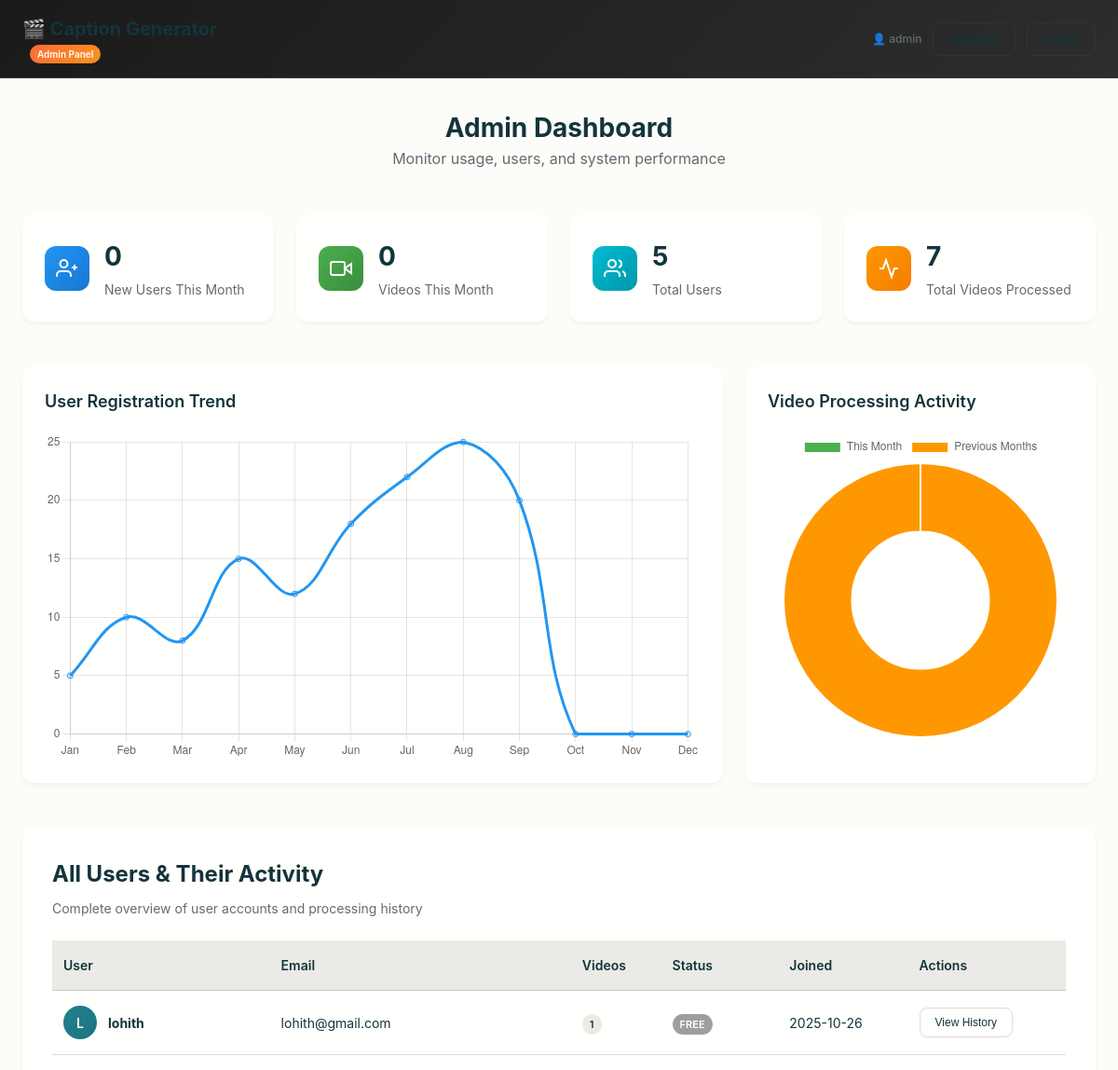
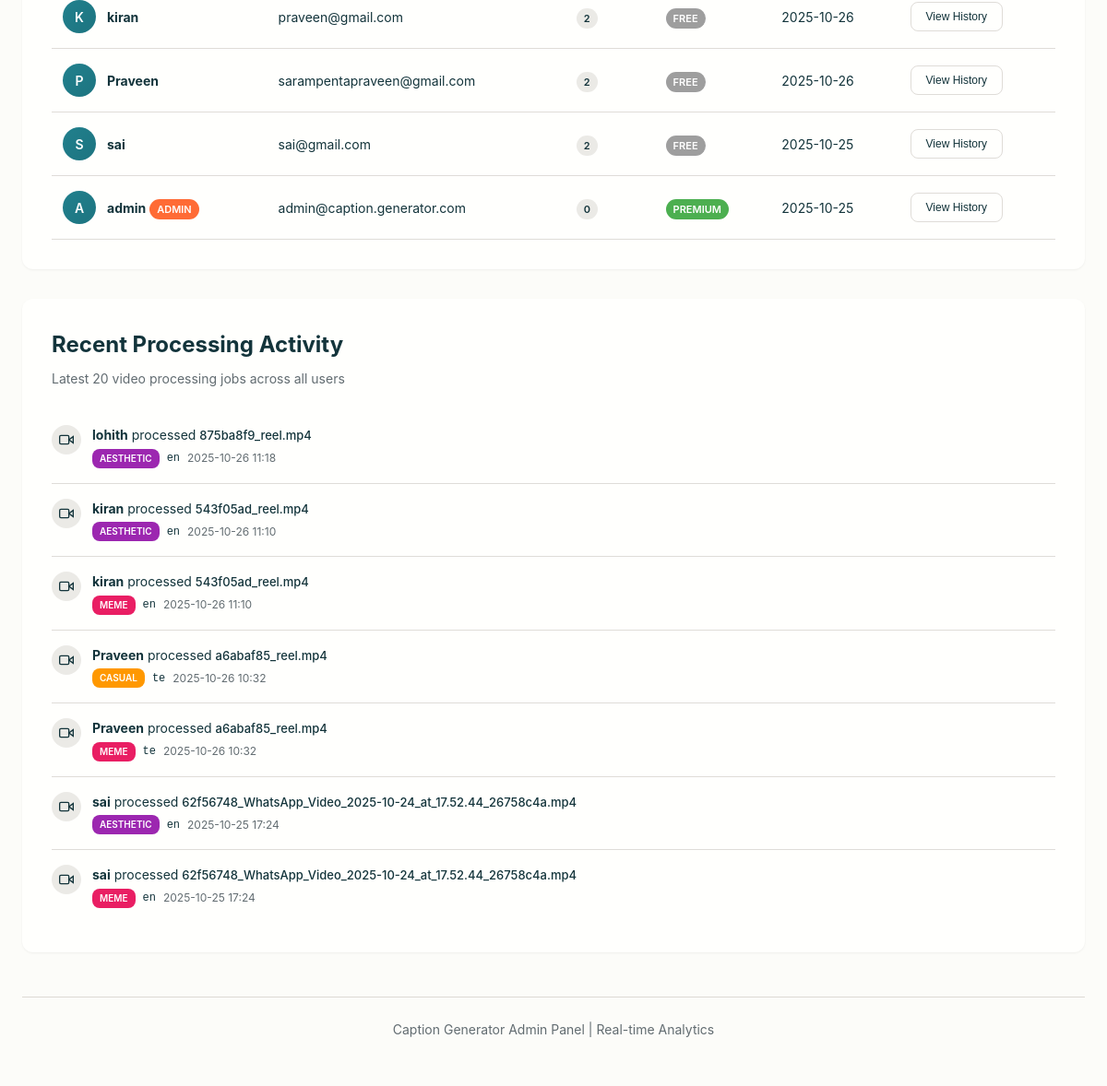
The page /admin (signed in) on the database its author committed (2 pictures, top to bottom).
### models.py (models this page shows, shortened)
class User(UserMixin, db.Model):
    __tablename__ = 'users'
    id = db.Column(db.Integer, primary_key=True)
    email = db.Column(db.String(120), unique=True, nullable=False, index=True)
    username = db.Column(db.String(80), unique=True, nullable=False)
    password_hash = db.Column(db.String(200), nullable=False)
    created_at = db.Column(db.DateTime, default=datetime.utcnow)
    is_premium = db.Column(db.Boolean, default=False)
    is_admin = db.Column(db.Boolean, default=False)
    videos = db.relationship('VideoProcessing', backref='user', lazy=True, cascade='all, delete-orphan')

class VideoProcessing(db.Model):
    __tablename__ = 'video_processing'
    id = db.Column(db.Integer, primary_key=True)
    user_id = db.Column(db.Integer, db.ForeignKey('users.id'), nullable=False)
    filename = db.Column(db.String(200), nullable=False)
    original_filename = db.Column(db.String(200), nullable=False)
    style = db.Column(db.String(50), nullable=False)
    language = db.Column(db.String(10), nullable=False)
    srt_filename = db.Column(db.String(200))
    processed_at = db.Column(db.DateTime, default=datetime.utcnow)
    duration = db.Column(db.Float)
    status = db.Column(db.String(20), default='completed')

### app.py (the view)
@app.route('/admin')
@login_required
def admin_dashboard():
    if not getattr(current_user, "is_admin", False):
        return "Unauthorized", 403
    users = User.query.order_by(User.created_at.desc()).all()
    all_videos = VideoProcessing.query.order_by(VideoProcessing.processed_at.desc()).all()
    total_videos = len(all_videos)
    total_users = len(users)
    now = datetime.utcnow()
    this_month = now.month
    this_year = now.year
    month_videos = [v for v in all_videos if v.processed_at.month == this_month and v.processed_at.year == this_year]
    month_users = [u for u in users if u.created_at.month == this_month and u.created_at.year == this_year]
    user_history = {user.id: [] for user in users}
    for video in all_videos:
        user_history[video.user_id].append(video)
    return render_template(
        "admin_dashboard.html",
        users=users,
        videos=all_videos,
        month_videos=month_videos,
        month_users=month_users,
        total_users=total_users,
        total_videos=total_videos,
        month_video_count=len(month_videos),
        month_new_users=len(month_users),
        user_history=user_history
    )

### templates/admin_dashboard.html (shortened to what this page needs)
<!DOCTYPE html>
<html lang="en">
<head>
    <link rel="stylesheet" href="{{ url_for('static', filename='css/style.css') }}">
    <link rel="stylesheet" href="{{ url_for('static', filename='css/animations.css') }}">
    <link rel="stylesheet" href="{{ url_for('static', filename='css/admin.css') }}">
</head>
<body>
    <nav class="navbar admin-navbar">
        <div class="navbar-container">
            <div class="navbar-brand">
                <h1>🎬 Caption Generator</h1>
                <span class="admin-badge">Admin Panel</span>
            </div>
            <div class="navbar-menu">
                <div class="user-info">
                    <span class="user-name">👤 {{ current_user.username }}</span>
                    <a href="{{ url_for('index') }}" class="btn btn--sm btn--outline">Main App</a>
                    <a href="{{ url_for('auth.logout') }}" class="btn btn--sm btn--outline">Logout</a>
                </div>
            </div>
        </div>
    </nav>
    <div class="admin-container">
        <header class="admin-header fade-in">
            <h1>Admin Dashboard</h1>
            <p class="subtitle">Monitor usage, users, and system performance</p>
        </header>
        <section class="stats-grid fade-in">
            <div class="stat-card stat-card--primary">
                <div class="stat-icon">
                    <svg width="24" height="24" viewBox="0 0 24 24" fill="none" stroke="currentColor" stroke-width="2">
                        <path d="M16 21v-2a4 4 0 0 0-4-4H5a4 4 0 0 0-4 4v2"></path>
                        <circle cx="8.5" cy="7" r="4"></circle>
                        <line x1="20" y1="8" x2="20" y2="14"></line>
                        <line x1="23" y1="11" x2="17" y2="11"></line>
                    </svg>
                </div>
                <div class="stat-content">
                    <h3>{{ month_new_users }}</h3>
                    <p>New Users This Month</p>
                </div>
            </div>
            <div class="stat-card stat-card--success">
                <div class="stat-icon">
                    <svg width="24" height="24" viewBox="0 0 24 24" fill="none" stroke="currentColor" stroke-width="2">
                        <polygon points="23 7 16 12 23 17 23 7"></polygon>
                        <rect x="1" y="5" width="15" height="14" rx="2" ry="2"></rect>
                    </svg>
                </div>
                <div class="stat-content">
                    <h3>{{ month_video_count }}</h3>
                    <p>Videos This Month</p>
                </div>
            </div>
            <div class="stat-card stat-card--info">
                <div class="stat-icon">
                    <svg width="24" height="24" viewBox="0 0 24 24" fill="none" stroke="currentColor" stroke-width="2">
                        <path d="M17 21v-2a4 4 0 0 0-4-4H5a4 4 0 0 0-4 4v2"></path>
                        <circle cx="9" cy="7" r="4"></circle>
                        <path d="M23 21v-2a4 4 0 0 0-3-3.87"></path>
                        <path d="M16 3.13a4 4 0 0 1 0 7.75"></path>
                    </svg>
                </div>
                <div class="stat-content">
                    <h3>{{ total_users }}</h3>
                    <p>Total Users</p>
                </div>
            </div>
            <div class="stat-card stat-card--warning">
                <div class="stat-icon">
                    <svg width="24" height="24" viewBox="0 0 24 24" fill="none" stroke="currentColor" stroke-width="2">
                        <path d="M22 12h-4l-3 9L9 3l-3 9H2"></path>
                    </svg>
                </div>
                <div class="stat-content">
                    <h3>{{ total_videos }}</h3>
                    <p>Total Videos Processed</p>
                </div>
            </div>
        </section>
        <section class="charts-section fade-in">
            <div class="chart-container">
                <div class="chart-card">
                    <h3>User Registration Trend</h3>
                    <canvas id="userChart"></canvas>
                </div>
                <div class="chart-card">
                    <h3>Video Processing Activity</h3>
                    <canvas id="videoChart"></canvas>
                </div>
            </div>
        </section>
        <section class="admin-section fade-in">
            <div class="section-header">
                <h2>All Users & Their Activity</h2>
                <p>Complete overview of user accounts and processing history</p>
            </div>
            <div class="admin-table-container">
                <table class="admin-table">
                    <thead>
                        <tr>
                            <th>User</th>
                            <th>Email</th>
                            <th>Videos</th>
                            <th>Status</th>
                            <th>Joined</th>
                            <th>Actions</th>
                        </tr>
                    </thead>
                    <tbody>
                        {% for user in users %}
                        <tr class="user-row">
                            <td>
                                <div class="user-info-cell">
                                    <div class="user-avatar">{{ user.username[0].upper() }}</div>
                                    <div>
                                        <strong>{{ user.username }}</strong>
                                        {% if user.is_admin %}<span class="badge badge--admin">Admin</span>{% endif %}
                                    </div>
                                </div>
                            </td>
                            <td>{{ user.email }}</td>
                            <td><span class="badge badge--count">{{ user_history[user.id]|length }}</span></td>
                            <td>
                                {% if user.is_premium %}
                                    <span class="badge badge--premium">Premium</span>
                                {% else %}
                                    <span class="badge badge--free">Free</span>
                                {% endif %}
                            </td>
                            <td>{{ user.created_at.strftime("%Y-%m-%d") }}</td>
                            <td>
                                <button class="btn btn--sm btn--outline toggle-history" data-user-id="{{ user.id }}">
                                    View History
                                </button>
                            </td>
                        </tr>
                        {% endfor %}
                    </tbody>
                </table>
            </div>
        </section>
        <section class="admin-section fade-in">
            <div class="section-header">
                <h2>Recent Processing Activity</h2>
                <p>Latest 20 video processing jobs across all users</p>
            </div>
            <div class="activity-feed">
                {% for video in videos[:20] %}
                <div class="activity-item">
                    <div class="activity-icon">
                        <svg width="16" height="16" viewBox="0 0 24 24" fill="none" stroke="currentColor" stroke-width="2">
                            <polygon points="23 7 16 12 23 17 23 7"></polygon>
                            <rect x="1" y="5" width="15" height="14" rx="2" ry="2"></rect>
                        </svg>
                    </div>
                    <div class="activity-content">
                        <div class="activity-title">
                            <strong>{{ video.user.username }}</strong> processed
                            <span class="file-name">{{ video.original_filename }}</span>
                        </div>
                        <div class="activity-meta">
                            <span class="style-badge style-{{ video.style }}">{{ video.style }}</span>
                            <code>{{ video.language }}</code>
                            <span class="activity-time">{{ video.processed_at.strftime("%Y-%m-%d %H:%M") }}</span>
                        </div>
                    </div>
                </div>
                {% endfor %}
            </div>
        </section>
        <footer class="admin-footer">
            <p>Caption Generator Admin Panel | Real-time Analytics</p>
        </footer>
    </div>
    <script>
        // Toggle user history
        document.querySelectorAll('.toggle-history').forEach(btn => {
            btn.addEventListener('click', function() {
                const userId = this.dataset.userId;
                const historyRow = document.getElementById(`history-${userId}`);
                if (historyRow.style.display === 'none') {
                    historyRow.style.display = 'table-row';
                    this.textContent = 'Hide History';
                } else {
                    historyRow.style.display = 'none';
                    this.textContent = 'View History';
                }
            });
        });
        // Charts
        const userChartCtx = document.getElementById('userChart').getContext('2d');
        new Chart(userChartCtx, {
            type: 'line',
            data: {
                labels: ['Jan', 'Feb', 'Mar', 'Apr', 'May', 'Jun', 'Jul', 'Aug', 'Sep', 'Oct', 'Nov', 'Dec'],
                datasets: [{
                    label: 'New Users',
                    data: [5, 10, 8, 15, 12, 18, 22, 25, 20, {{ month_new_users }}, 0, 0],
                    borderColor: '#2196F3',
                    backgroundColor: 'rgba(33, 150, 243, 0.1)',
                    tension: 0.4
                }]
            },
            options: {
                responsive: true,
                plugins: {
                    legend: { display: false }
                }
            }
        });
        const videoChartCtx = document.getElementById('videoChart').getContext('2d');
        new Chart(videoChartCtx, {
            type: 'doughnut',
            data: {
                labels: ['This Month', 'Previous Months'],
                datasets: [{
                    data: [{{ month_video_count }}, {{ total_videos - month_video_count }}],
                    backgroundColor: ['#4CAF50', '#FF9800']
                }]
            },
            options: {
                responsive: true
            }
        });
    </script>
</body>
</html>

### rows shown on the page
User: username "admin", username "A", is_admin "ADMIN", email "admin@caption.generator.com", user_history "0", is_premium "PREMIUM", created_at "2025-10-25"
User: username "L", username "lohith", email "lohith@gmail.com", user_history "1", is_premium "FREE", created_at "2025-10-26"
User: username "K", username "kiran", email "praveen@gmail.com", user_history "2", is_premium "FREE", created_at "2025-10-26"
User: username "P", username "Praveen", email "sarampentapraveen@gmail.com", user_history "2", is_premium "FREE", created_at "2025-10-26"
User: username "S", username "sai", email "sai@gmail.com", user_history "2", is_premium "FREE", created_at "2025-10-25"
VideoProcessing: user.username "lohith", original_filename "875ba8f9_reel.mp4", style "AESTHETIC", language "en", processed_at "2025-10-26 11:18"
VideoProcessing: user.username "kiran", original_filename "543f05ad_reel.mp4", style "AESTHETIC", language "en", processed_at "2025-10-26 11:10"
VideoProcessing: user.username "kiran", original_filename "543f05ad_reel.mp4", style "MEME", language "en", processed_at "2025-10-26 11:10"
VideoProcessing: user.username "Praveen", original_filename "a6abaf85_reel.mp4", style "CASUAL", language "te", processed_at "2025-10-26 10:32"
VideoProcessing: user.username "Praveen", original_filename "a6abaf85_reel.mp4", style "MEME", language "te", processed_at "2025-10-26 10:32"
VideoProcessing: user.username "sai", original_filename "62f56748_WhatsApp_Video_2025-10-24_at_17.52.44_26758c4a.mp4", style "AESTHETIC", language "en", processed_at "2025-10-25 17:24"
VideoProcessing: user.username "sai", original_filename "62f56748_WhatsApp_Video_2025-10-24_at_17.52.44_26758c4a.mp4", style "MEME", language "en", processed_at "2025-10-25 17:24"

### other values the page prints
{{ month_new_users }} "0"
{{ month_video_count }} "0"
{{ total_users }} "5"
{{ total_videos }} "7"
chart data {{ month_new_users }} 0
chart data {{ month_video_count }} 0
